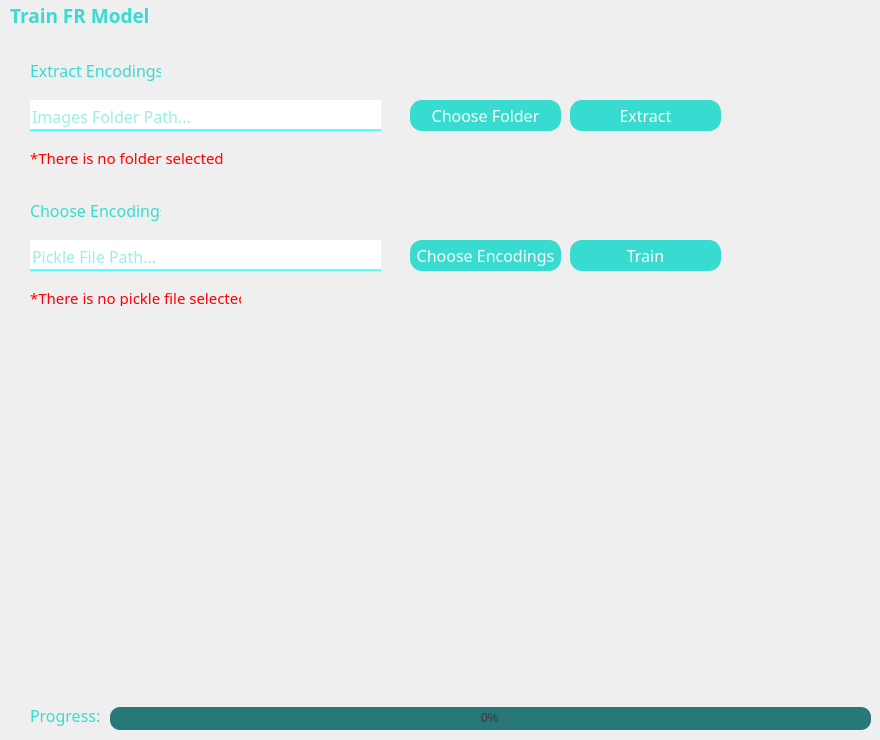
    <widget class="QWidget" name="i_train_sec">
     <widget class="QLabel" name="i_train_label">
      <property name="geometry">
       <rect>
        <x>10</x>
        <y>0</y>
        <width>491</width>
        <height>31</height>
       </rect>
      </property>
      <property name="font">
       <font>
        <family>RB</family>
        <pointsize>14</pointsize>
        <weight>75</weight>
        <bold>true</bold>
       </font>
      </property>
      <property name="styleSheet">
       <string notr="true">color: #38DBD0;</string>
      </property>
      <property name="text">
       <string>Train FR Model</string>
      </property>
     </widget>
     <widget class="QPushButton" name="i_extract">
      <property name="geometry">
       <rect>
        <x>570</x>
        <y>100</y>
        <width>151</width>
        <height>31</height>
       </rect>
      </property>
      <property name="font">
       <font>
        <family>RB</family>
        <pointsize>12</pointsize>
       </font>
      </property>
      <property name="cursor">
       <cursorShape>PointingHandCursor</cursorShape>
      </property>
      <property name="styleSheet">
       <string notr="true">QPushButton {
	border-radius: 12px;
	background-color: #38DBD0;
	color:rgb(255, 255, 255);

}

QPushButton:hover {
	background-color: #23b2a8;
	color: rgb(255, 255, 255);
}

QPushButton:pressed {
	background-color: #38DBD0;
}</string>
      </property>
      <property name="text">
       <string>Extract</string>
      </property>
      <property name="iconSize">
       <size>
        <width>30</width>
        <height>30</height>
       </size>
      </property>
      <property name="checkable">
       <bool>false</bool>
      </property>
      <property name="autoDefault">
       <bool>true</bool>
      </property>
      <property name="default">
       <bool>false</bool>
      </property>
      <property name="flat">
       <bool>false</bool>
      </property>
     </widget>
     <widget class="QPushButton" name="i_choose_folder">
      <property name="geometry">
       <rect>
        <x>410</x>
        <y>100</y>
        <width>151</width>
        <height>31</height>
       </rect>
      </property>
      <property name="font">
       <font>
        <family>RB</family>
        <pointsize>12</pointsize>
       </font>
      </property>
      <property name="cursor">
       <cursorShape>PointingHandCursor</cursorShape>
      </property>
      <property name="styleSheet">
       <string notr="true">QPushButton {
	border-radius: 12px;
	background-color: #38DBD0;
	color:rgb(255, 255, 255);

}

QPushButton:hover {
	background-color: #23b2a8;
	color: rgb(255, 255, 255);
}

QPushButton:pressed {
	background-color: #38DBD0;
}</string>
      </property>
      <property name="text">
       <string>Choose Folder</string>
      </property>
      <property name="iconSize">
       <size>
        <width>30</width>
        <height>30</height>
       </size>
      </property>
      <property name="checkable">
       <bool>false</bool>
      </property>
      <property name="autoDefault">
       <bool>true</bool>
      </property>
      <property name="default">
       <bool>false</bool>
      </property>
      <property name="flat">
       <bool>false</bool>
      </property>
     </widget>
     <widget class="QPushButton" name="i_choose_encodings">
      <property name="geometry">
       <rect>
        <x>410</x>
        <y>240</y>
        <width>151</width>
        <height>31</height>
       </rect>
      </property>
      <property name="font">
       <font>
        <family>RB</family>
        <pointsize>12</pointsize>
       </font>
      </property>
      <property name="cursor">
       <cursorShape>PointingHandCursor</cursorShape>
      </property>
      <property name="styleSheet">
       <string notr="true">QPushButton {
	border-radius: 12px;
	background-color: #38DBD0;
	color:rgb(255, 255, 255);

}

QPushButton:hover {
	background-color: #23b2a8;
	color: rgb(255, 255, 255);
}

QPushButton:pressed {
	background-color: #38DBD0;
}</string>
      </property>
      <property name="text">
       <string>Choose Encodings</string>
      </property>
      <property name="iconSize">
       <size>
        <width>30</width>
        <height>30</height>
       </size>
      </property>
      <property name="checkable">
       <bool>false</bool>
      </property>
      <property name="autoDefault">
       <bool>true</bool>
      </property>
      <property name="default">
       <bool>false</bool>
      </property>
      <property name="flat">
       <bool>false</bool>
      </property>
     </widget>
     <widget class="QLabel" name="i_folder_note">
      <property name="geometry">
       <rect>
        <x>30</x>
        <y>150</y>
        <width>211</width>
        <height>16</height>
       </rect>
      </property>
      <property name="font">
       <font>
        <family>RB</family>
        <pointsize>11</pointsize>
       </font>
      </property>
      <property name="styleSheet">
       <string notr="true">color:#ff0000</string>
      </property>
      <property name="text">
       <string>*There is no folder selected</string>
      </property>
     </widget>
     <widget class="QLineEdit" name="i_folder_path">
      <property name="enabled">
       <bool>false</bool>
      </property>
      <property name="geometry">
       <rect>
        <x>30</x>
        <y>100</y>
        <width>351</width>
        <height>31</height>
       </rect>
      </property>
      <property name="font">
       <font>
        <family>RB</family>
        <pointsize>12</pointsize>
       </font>
      </property>
      <property name="styleSheet">
       <string notr="true">color: #38DBD0;
border: none;
border-bottom: 2px solid rgb(85, 255, 255);
</string>
      </property>
      <property name="alignment">
       <set>Qt::AlignBottom|Qt::AlignLeading|Qt::AlignLeft</set>
      </property>
      <property name="placeholderText">
       <string>Images Folder Path...</string>
      </property>
     </widget>
     <widget class="QProgressBar" name="i_train_progress">
      <property name="geometry">
       <rect>
        <x>110</x>
        <y>707</y>
        <width>761</width>
        <height>23</height>
       </rect>
      </property>
      <property name="styleSheet">
       <string notr="true">QProgressBar{
	background-color:rgb(40, 120, 120);
	color: rgb(49, 147, 147);
	color: rgb(56, 56, 56);
	border-style:none;
	border-radius:10px;
	text-align:center;
}
QProgressBar::chunk{
	border-radius:10px; 
	background-color: qlineargradient(spread:pad, x1:0, y1:0.488591, x2:0.989474, y2:0.54, stop:0 #38DBD0, stop:1#38DBD0);
}</string>
      </property>
      <property name="value">
       <number>0</number>
      </property>
     </widget>
     <widget class="QLabel" name="label_2">
      <property name="geometry">
       <rect>
        <x>30</x>
        <y>200</y>
        <width>131</width>
        <height>21</height>
       </rect>
      </property>
      <property name="font">
       <font>
        <family>RB</family>
        <pointsize>12</pointsize>
       </font>
      </property>
      <property name="styleSheet">
       <string notr="true">color: #38DBD0;</string>
      </property>
      <property name="text">
       <string>Choose Encodings</string>
      </property>
     </widget>
     <widget class="QLabel" name="i_pickle_note">
      <property name="geometry">
       <rect>
        <x>30</x>
        <y>290</y>
        <width>211</width>
        <height>16</height>
       </rect>
      </property>
      <property name="font">
       <font>
        <family>RB</family>
        <pointsize>11</pointsize>
       </font>
      </property>
      <property name="styleSheet">
       <string notr="true">color:#ff0000</string>
      </property>
      <property name="text">
       <string>*There is no pickle file selected</string>
      </property>
     </widget>
     <widget class="QLineEdit" name="i_pickle_path">
      <property name="enabled">
       <bool>false</bool>
      </property>
      <property name="geometry">
       <rect>
        <x>30</x>
        <y>240</y>
        <width>351</width>
        <height>31</height>
       </rect>
      </property>
      <property name="font">
       <font>
        <family>RB</family>
        <pointsize>12</pointsize>
       </font>
      </property>
      <property name="styleSheet">
       <string notr="true">color: #38DBD0;
border: none;
border-bottom: 2px solid rgb(85, 255, 255);
</string>
      </property>
      <property name="alignment">
       <set>Qt::AlignBottom|Qt::AlignLeading|Qt::AlignLeft</set>
      </property>
      <property name="placeholderText">
       <string>Pickle File Path...</string>
      </property>
     </widget>
     <widget class="QPushButton" name="i_train">
      <property name="geometry">
       <rect>
        <x>570</x>
        <y>240</y>
        <width>151</width>
        <height>31</height>
       </rect>
      </property>
      <property name="font">
       <font>
        <family>RB</family>
        <pointsize>12</pointsize>
       </font>
      </property>
      <property name="cursor">
       <cursorShape>PointingHandCursor</cursorShape>
      </property>
      <property name="styleSheet">
       <string notr="true">QPushButton {
	border-radius: 12px;
	background-color: #38DBD0;
	color:rgb(255, 255, 255);

}

QPushButton:hover {
	background-color: #23b2a8;
	color: rgb(255, 255, 255);
}

QPushButton:pressed {
	background-color: #38DBD0;
}</string>
      </property>
      <property name="text">
       <string>Train</string>
      </property>
      <property name="iconSize">
       <size>
        <width>30</width>
        <height>30</height>
       </size>
      </property>
      <property name="checkable">
       <bool>false</bool>
      </property>
      <property name="autoDefault">
       <bool>true</bool>
      </property>
      <property name="default">
       <bool>false</bool>
      </property>
      <property name="flat">
       <bool>false</bool>
      </property>
     </widget>
     <widget class="QLabel" name="label">
      <property name="geometry">
       <rect>
        <x>30</x>
        <y>60</y>
        <width>131</width>
        <height>21</height>
       </rect>
      </property>
      <property name="font">
       <font>
        <family>RB</family>
        <pointsize>12</pointsize>
       </font>
      </property>
      <property name="styleSheet">
       <string notr="true">color: #38DBD0;</string>
      </property>
      <property name="text">
       <string>Extract Encodings</string>
      </property>
     </widget>
     <widget class="QLabel" name="i_train_prolabel">
      <property name="geometry">
       <rect>
        <x>30</x>
        <y>700</y>
        <width>81</width>
        <height>31</height>
       </rect>
      </property>
      <property name="font">
       <font>
        <family>RB</family>
        <pointsize>12</pointsize>
       </font>
      </property>
      <property name="styleSheet">
       <string notr="true">color:#38DBD0</string>
      </property>
      <property name="text">
       <string>Progress:</string>
      </property>
     </widget>
    </widget>
